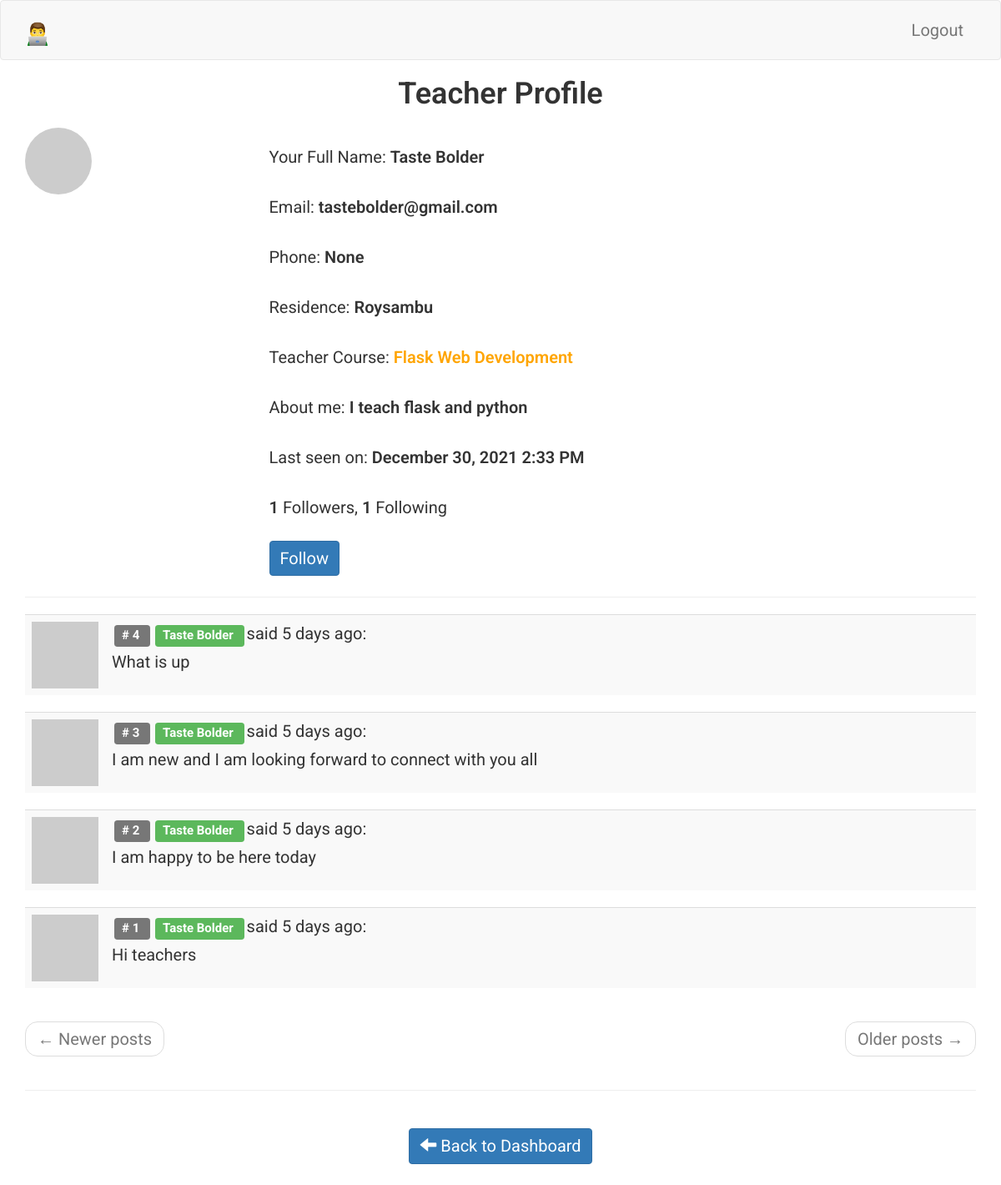
/teacher/profile/Taste Bolder (signed in), run on an earlier commit of the app's database.
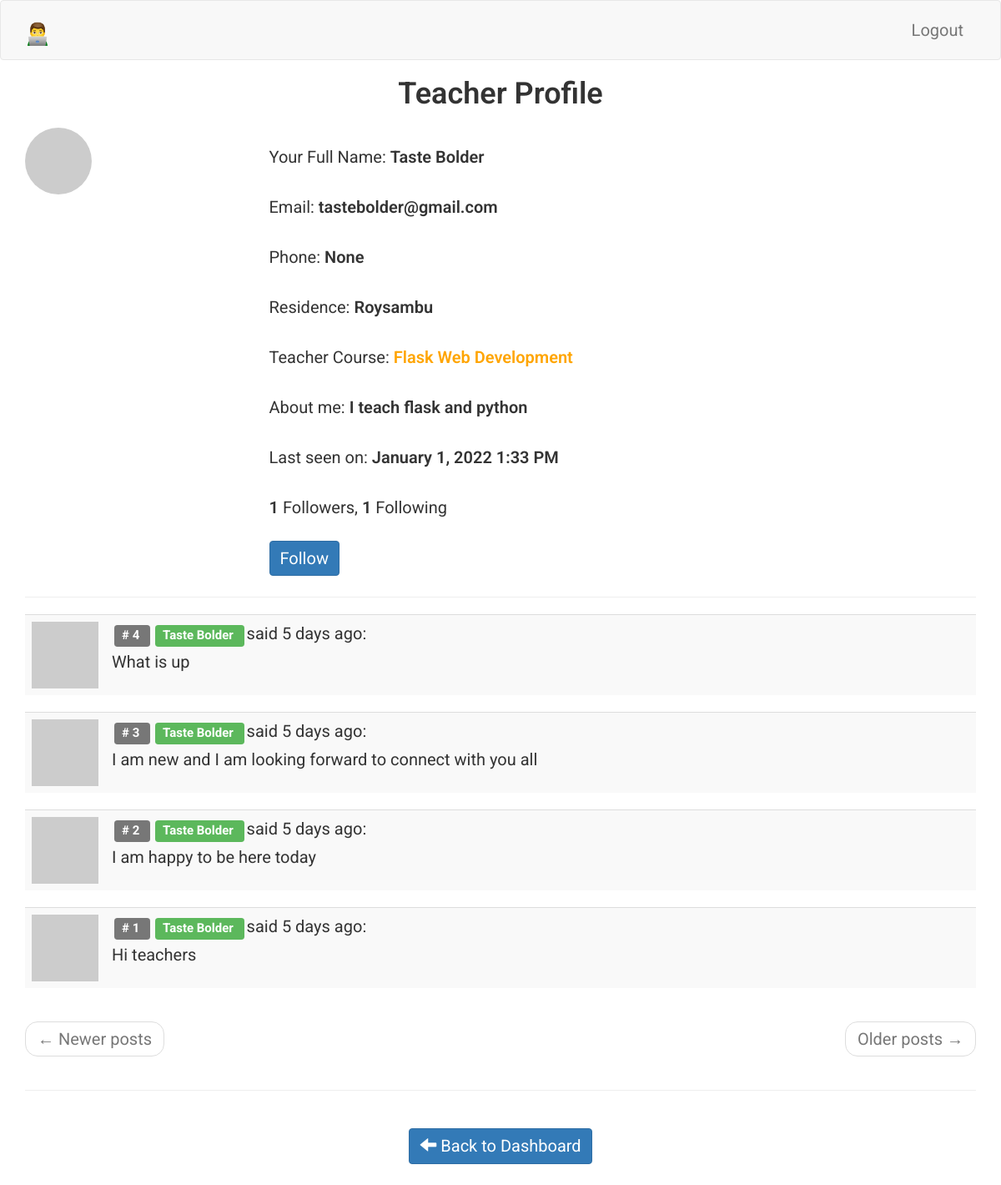
And on a later commit of the database.
### app/models.py (models this page shows, shortened)
class Teacher(UserMixin, db.Model):
    __tablename__ = 'teacher'
    id = db.Column(db.Integer, primary_key=True)
    teacher_full_name = db.Column(db.String(64), index=True, unique=True)
    teacher_email = db.Column(db.String(120), index=True, unique=True)
    teacher_phone = db.Column(db.String(120), index=True, unique=True)
    teacher_residence = db.Column(db.String(120), index=True)
    teacher_course = db.Column(db.String(120), index=True)
    teacher_about_me = db.Column(db.String(140))
    teacher_last_seen = db.Column(db.DateTime, default=datetime.utcnow)
    teacher_password_hash = db.Column(db.String(128))
    comments = db.relationship(
        'TeacherCommunityComment',
        backref='author',
        lazy='dynamic'
        )
    course_overview = db.relationship(
        'WebDevelopmentOverview',
        backref='author',
        lazy='dynamic'
        )
    table_of_contentes = db.relationship(
        'TableOfContents',
        backref='author',
        lazy='dynamic'
        )
    chapter = db.relationship(
        'Chapter',
        backref='author',
        lazy='dynamic'
        )
    chapter_objectives = db.relationship(
        'ChapterObjectives',
        backref='author',
        lazy='dynamic'
        )
    chapter_quizzes = db.relationship(
        'ChapterQuiz',
        backref='author',
        lazy='dynamic'
        )
    def avatar_teacher(self, size):
        digest = md5(self.teacher_email.lower().encode('utf-8')).hexdigest()
        return 'https://www.gravatar.com/avatar/{}?d=identicon&s={}'.format(
            digest, size)
    teacher_followed = db.relationship(
        'Teacher',
        secondary=teacher_followers,
        primaryjoin=(teacher_followers.c.follower_id == id),
        secondaryjoin=(teacher_followers.c.followed_id == id),
        backref=db.backref(
            'teacher_followers',
            lazy='dynamic'
            ), lazy='dynamic')

class TeacherCommunityComment(db.Model):
    __tablename__ = 'teacher community comment'
    id = db.Column(db.Integer, primary_key=True)
    body = db.Column(db.String(140))
    timestamp = db.Column(db.DateTime, index=True, default=datetime.utcnow)
    teacher_id = db.Column(db.Integer, db.ForeignKey('teacher.id'))

### app/teacher/routes.py (the view)
@bp.route('/profile/<teacher_full_name>')
@login_required
def profile_teacher(teacher_full_name):
    teacher = Teacher.query.filter_by(
        teacher_full_name=teacher_full_name
        ).first()
    page = request.args.get('page', 1, type=int)
    comments = teacher.comments.order_by(
        TeacherCommunityComment.timestamp.desc()
        ).paginate(
        page, current_app.config['POSTS_PER_PAGE'], False)
    next_url = url_for(
        'teacher.dashboard_teacher', teacher_full_name=teacher_full_name,
        _anchor="teacher-comments",
        page=comments.next_num) \
        if comments.has_next else None
    prev_url = url_for(
        'teacher.dashboard_teacher', teacher_full_name=teacher_full_name,
        _anchor="teacher-comments",
        page=comments.prev_num) \
        if comments.has_prev else None
    form = EmptyForm()
    return render_template(
        'teacher/profile_teacher.html',
        teacher=teacher,
        comments=comments.items,
        next_url=next_url,
        prev_url=prev_url,
        form=form,
        title='Teacher Profile'
        )

### app/teacher/forms.py
class EmptyForm(FlaskForm):
    submit = SubmitField('Post')

### app/models.py (called while the page is built)
@login.user_loader
def load_student(id):
    return Student.query.get(int(id))

    def is_following(self, student):
        return self.followed.filter(
            followers.c.followed_id == student.id).count() > 0

### app/teacher/routes.py (called while the page is built)
@bp.before_request
def before_request():
    if current_user.is_authenticated:
        current_user.teacher_last_seen = datetime.utcnow()
        db.session.commit()

### app/templates/teacher/profile_teacher.html (shortened to what this page needs)
{% extends 'base.html' %}
{% block app_content %}
    <div class="row">
        <div class="col-sm-12">
        </div>
    </div>
    <div class="row">
        <div class="col-sm-12 text-center">
            <H1>{{ title }}</H1>
        </div>
    </div>
    <div class="row">
        <div class="col-sm-3">
            <img src=" {{ teacher.avatar_teacher(128) }} " class="img-circle">
        </div>
        <div class="col-sm-9">
            <p>
                Your Full Name: <span style="font-weight: 600;">{{ teacher.teacher_full_name }}</span>
            </p>
            <p>
                Email: <span style="font-weight: 600;">{{ teacher.teacher_email }}</span>
            </p>
            <p>
                Phone: <span style="font-weight: 600;">{{ teacher.teacher_phone }}</span>
            </p>
            <p>
                Residence: <span style="font-weight: 600;">{{ teacher.teacher_residence }}</span>
            </p>
            <p>
                Teacher Course: <span style="font-weight: 600; color: orange;">{{ teacher.teacher_course }}</span>
            </p>
            {% if teacher.teacher_about_me %}
                <p>
                    About me: <span style="font-weight: 600;">{{ teacher.teacher_about_me }}</span>
                </p>
            {% endif %}
            {% if teacher.teacher_last_seen %}
                <p>
                    Last seen on: <span style="font-weight: 600;">{{ moment(teacher.teacher_last_seen).format('LLL') }}</span>
                </p>
            {% endif %}
            <p>
                <span style="font-weight: 600;">{{ teacher.teacher_followers.count() }}</span> Followers,
                <span style="font-weight: 600;">{{ teacher.teacher_followed.count() }}</span> Following
            </p>
            {% if not current_user.is_following(teacher) %}
                <form action="{{ url_for('teacher.follow_teacher', teacher_full_name=teacher.teacher_full_name) }}" method="post">
                    {{ form.submit(value='Follow', class_='btn btn-primary') }}
                </form>
            {% else %}
                <form action="{{ url_for('teacher.unfollow_teacher', teacher_full_name=teacher.teacher_full_name) }}" method="post">
                    {{ form.hidden_tag() }}
                    {{ form.submit(value='Unfollow', class_='btn btn-primary') }}
                </form>
            {% endif %}
        </div>
    </div>
    <hr>
    <div class="row teacher">
        <div class="col-sm-12">
            {% for comment in comments %}
                {% include 'teacher/_comments_teachers.html' %}
            {% endfor %}
        </div>
    </div>
    <div class="row">
        <div class="col-sm-12">
            <nav aria-label="...">
                <ul class="pager">
                    <li class="previous{% if not prev_url %} disabled{% endif %}">
                        <a href="{{ prev_url or '#' }}">
                            <span aria-hidden="true">&larr;</span> Newer posts
                        </a>
                    </li>
                    <li class="next{% if not next_url %} disabled{% endif %}">
                        <a href="{{ next_url or '#' }}">
                            Older posts <span aria-hidden="true">&rarr;</span>
                        </a>
                    </li>
                </ul>
            </nav>
        </div>
    </div>
    <hr>
    {% if teacher %}
        <div class="row text-center">
            <div class="col-sm-4">
            </div>
            <div class="col-sm-4">
                <p>
                    <a href=" {{ url_for('teacher.dashboard_teacher') }} " class="btn btn-primary">
                        <span class="glyphicon glyphicon-arrow-left" aria-hidden="true"></span>
                            Back to Dashboard
                    </a>
                </p>
            </div>
            <div class="col-sm-4">
            </div>
        </div>
    {% endif %}
{% endblock %}

### app/templates/base.html (shortened to what this page needs)
{% extends 'bootstrap/base.html' %}
{% block head %}
    {{ super() }}
{% endblock %}
{% block styles %}
    {{ super() }}
    <link type="text/css" rel="stylesheet" href="{{ url_for('static', filename = 'css/main.css') }}">
    <link rel="stylesheet" href="https://cdnjs.cloudflare.com/ajax/libs/intl-tel-input/16.0.4/css/intlTelInput.css">
{% endblock %}
{% block navbar %}
<nav class="navbar navbar-default">
    <div class="container">
        <div class="navbar-header">
            {% if current_user.is_authenticated %}
                {% if student %}
                    <a class="navbar-brand" href=" {{ url_for('student.dashboard_student') }} ">
                        <img alt="Brand" src="{{ url_for('static', filename = 'images/eLearning.png') }}" width="30" height="30">
                    </a>
                {% elif parent %}
                    <a class="navbar-brand" href=" {{ url_for('main.dashboard_parent') }} ">
                        <img alt="Brand" src="{{ url_for('static', filename = 'images/eLearning.png') }}" width="30" height="30">
                    </a>
                {% elif teacher %}
                    <a class="navbar-brand" href=" {{ url_for('teacher.dashboard_teacher') }} ">
                        <img alt="Brand" src="{{ url_for('static', filename = 'images/eLearning.png') }}" width="30" height="30">
                    </a>
                {% elif admin %}
                    <a class="navbar-brand" href=" {{ url_for('admin.dashboard_admin') }} ">
                        <img alt="Brand" src="{{ url_for('static', filename = 'images/eLearning.png') }}" width="30" height="30">
                    </a>
                {% else %}
                    <a class="navbar-brand" href=" {{ url_for('main.home') }} ">
                        <img alt="Brand" src="{{ url_for('static', filename = 'images/eLearning.png') }}" width="30" height="30">
                    </a>
                {% endif %}
            {% else %}
                <a class="navbar-brand" href=" {{ url_for('main.home') }} ">
                    somaSoma
                </a>
            {% endif %}
        </div>
        <div class="collapse navbar-collapse" id="bs-example-navbar-collapse-1">
            <ul class="nav navbar-nav navbar-right">
                {% if current_user.is_authenticated %}
                    {% if student %}
                        <li><a href=" {{ url_for('auth.logout_student') }} ">Logout</a></li>
                    {% elif parent %}
                        <li><a href=" {{ url_for('auth.logout_parent') }} ">Logout</a></li>
                    {% elif teacher %}
                        <li><a href=" {{ url_for('auth.logout_teacher') }} ">Logout</a></li>
                    {% elif admin %}
                        <li><a href=" {{ url_for('auth.logout_admin') }} ">Logout</a></li>
                    {% else %}
                        <li><a href=" {{ url_for('auth.login') }} ">Logout</a></li>
                    {% endif %}
                {% endif %}
            </ul>
        </div>
    </div>
</nav>
{% endblock %}
{% block content %}
    <div class="container">
        {% block app_content %}
        {% endblock %}
    </div>
{% endblock %}

### app/templates/teacher/_comments_teachers.html
<table class="table table-striped">
    <tr valign='top'>
        <td width="30px">
            <a href=" {{ url_for('teacher.profile_teacher', teacher_full_name=comment.author.teacher_full_name) }} ">
                <img src=" {{ comment.author.avatar_teacher(30) }}  ">
            </a>
        </td>
        <td>
            <span class="comment-id label label-default"># {{ comment.id }} </span>
            <a href="{{ url_for('teacher.profile_teacher', teacher_full_name=comment.author.teacher_full_name) }}">
                <span class="label label-success"> {{ comment.author.teacher_full_name }} </span>
            </a>
            said {{ moment(comment.timestamp).fromNow() }}:
            <br>
            <div class="comment-body">
                {{ comment.body }}
            </div>
        </td>
    </tr>
</table>

### app/static/css/main.css (style rules this page uses)
.label { margin: 3px; }
.navbar-brand { font-size: 30px; font-weight: 600; margin-top: 10px; }
html, body { font-family: 'Roboto', sans-serif; }
h1 { padding-bottom: 10px; font-weight: 600; margin-top: 0px; padding-top: 0px; }
h2, h3, h4, h5, h6, p { margin-top: 0px; padding-top: 10px; padding-bottom: 10px; }
p, li { line-height: 30px; margin-top: 10px; margin-bottom: 10px; }
p, li, td, .btn, .btn-alt, .schedule-btn { font-size: 20px; }
.comment-body { margin-top: 5px; }
.btn { margin-top: 5px; margin-bottom: 5px; }

What changed in the data, as far as the page shows it:
changed Teacher "Taste Bolder": teacher_last_seen "December 30, 2021 2:33 PM" → "January 1, 2022 1:33 PM"
